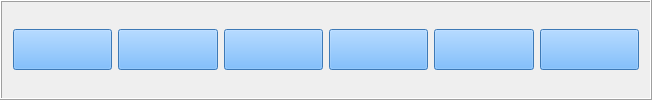
           <widget class="QFrame" name="firstRowFrame">
            <property name="minimumSize">
             <size>
              <width>652</width>
              <height>59</height>
             </size>
            </property>
            <property name="frameShape">
             <enum>QFrame::Shape::Box</enum>
            </property>
            <property name="frameShadow">
             <enum>QFrame::Shadow::Raised</enum>
            </property>
            <layout class="QHBoxLayout" name="horizontalLayout_8">
             <item>
              <widget class="QPushButton" name="show_history">
               <property name="minimumSize">
                <size>
                 <width>61</width>
                 <height>41</height>
                </size>
               </property>
               <property name="maximumSize">
                <size>
                 <width>16777215</width>
                 <height>16777215</height>
                </size>
               </property>
               <property name="font">
                <font>
                 <pointsize>17</pointsize>
                 <italic>true</italic>
                 <bold>true</bold>
                </font>
               </property>
               <property name="styleSheet">
                <string notr="true">background-color: rgb(85, 170, 255);</string>
               </property>
               <property name="text">
                <string/>
               </property>
              </widget>
             </item>
             <item>
              <widget class="QPushButton" name="pushButton_permutation">
               <property name="minimumSize">
                <size>
                 <width>61</width>
                 <height>41</height>
                </size>
               </property>
               <property name="maximumSize">
                <size>
                 <width>16777215</width>
                 <height>16777215</height>
                </size>
               </property>
               <property name="font">
                <font>
                 <pointsize>17</pointsize>
                 <italic>true</italic>
                 <bold>true</bold>
                </font>
               </property>
               <property name="styleSheet">
                <string notr="true">background-color: rgb(85, 170, 255);</string>
               </property>
               <property name="text">
                <string/>
               </property>
               <property name="iconSize">
                <size>
                 <width>25</width>
                 <height>25</height>
                </size>
               </property>
              </widget>
             </item>
             <item>
              <widget class="QPushButton" name="pushButton_combination">
               <property name="minimumSize">
                <size>
                 <width>61</width>
                 <height>41</height>
                </size>
               </property>
               <property name="maximumSize">
                <size>
                 <width>16777215</width>
                 <height>16777215</height>
                </size>
               </property>
               <property name="font">
                <font>
                 <pointsize>17</pointsize>
                 <italic>true</italic>
                 <bold>true</bold>
                </font>
               </property>
               <property name="styleSheet">
                <string notr="true">background-color: rgb(85, 170, 255);</string>
               </property>
               <property name="text">
                <string/>
               </property>
              </widget>
             </item>
             <item>
              <widget class="QPushButton" name="pushButton_factorial">
               <property name="minimumSize">
                <size>
                 <width>61</width>
                 <height>41</height>
                </size>
               </property>
               <property name="maximumSize">
                <size>
                 <width>16777215</width>
                 <height>16777215</height>
                </size>
               </property>
               <property name="font">
                <font>
                 <pointsize>17</pointsize>
                 <italic>true</italic>
                 <bold>true</bold>
                </font>
               </property>
               <property name="styleSheet">
                <string notr="true">background-color: rgb(85, 170, 255);</string>
               </property>
               <property name="text">
                <string/>
               </property>
              </widget>
             </item>
             <item>
              <widget class="QPushButton" name="pushButton_reciprocal">
               <property name="minimumSize">
                <size>
                 <width>61</width>
                 <height>41</height>
                </size>
               </property>
               <property name="maximumSize">
                <size>
                 <width>16777215</width>
                 <height>16777215</height>
                </size>
               </property>
               <property name="font">
                <font>
                 <pointsize>17</pointsize>
                 <italic>true</italic>
                 <bold>true</bold>
                </font>
               </property>
               <property name="styleSheet">
                <string notr="true">background-color: rgb(85, 170, 255);</string>
               </property>
               <property name="text">
                <string/>
               </property>
               <property name="iconSize">
                <size>
                 <width>30</width>
                 <height>30</height>
                </size>
               </property>
              </widget>
             </item>
             <item>
              <widget class="QPushButton" name="pushButton_raise_to_power">
               <property name="minimumSize">
                <size>
                 <width>61</width>
                 <height>41</height>
                </size>
               </property>
               <property name="maximumSize">
                <size>
                 <width>16777215</width>
                 <height>16777215</height>
                </size>
               </property>
               <property name="font">
                <font>
                 <pointsize>17</pointsize>
                 <italic>true</italic>
                 <bold>true</bold>
                </font>
               </property>
               <property name="styleSheet">
                <string notr="true">background-color: rgb(85, 170, 255);</string>
               </property>
               <property name="text">
                <string/>
               </property>
              </widget>
             </item>
            </layout>
           </widget>
